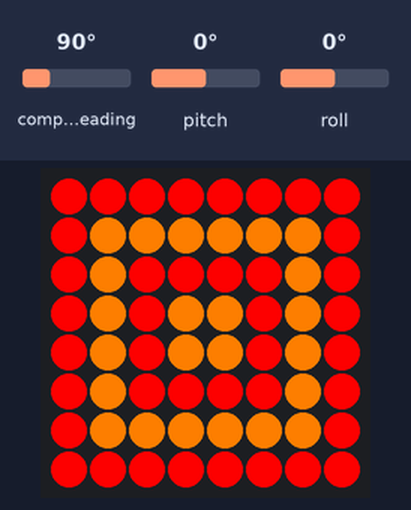
This program was run on a simulated Raspberry Pi (BCM pin numbers) with a Sense HAT. Parts: the Sense HAT's 8×8 RGB LED matrix. Inputs (shaded band) come from the test bench; at power-on: pitch 0°, roll 0°, compass heading 90°. The Sense HAT reports a negative pitch or roll as 360° plus the angle; sound played through the audio output is not drawn and takes no time; threads take turns every 2 ms; what the program prints to the terminal is not drawn.

Above: at 1.2 s.
1.3 s: pitch set to -86°
3.6 s: roll set to -45°
Timing chart, 0 to 6.6 s (numbered marks = the images above; inputs shaded):
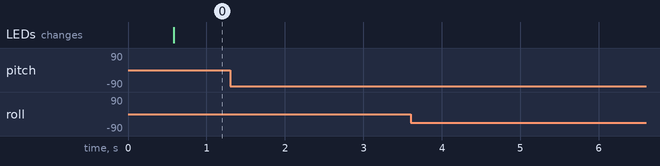

Measured:
- after the input at 1.3 s, every drawn part: stays the same
- after the input at 3.6 s, every drawn part: stays the same

The program:

unbalanced.py
```python
import time
from threading import Lock, Thread
from sense_hat import SenseHat
import os

r = (255, 0, 0)
o = (255, 127, 0)

class BalanceChecker:
    def __init__(self):
        self.sense = SenseHat()

        # Reset the LED array.
        self.sense.clear()

        # Use all sensors to get a more accurate reading - note this means we need a
        # quick and constant poll time so that the estimation algorithm works well.
        self.sense.set_imu_config(
            compass_enabled=True, gyro_enabled=True, accel_enabled=True
        )

        # When we use threads, we have to be very careful about multiple threads
        # accessing a variable at the same time. This special object only lets at
        # most one thread hold a 'lock' on it at a time. We use this to block
        # access to threads so only one at a time can update or read pitch and roll.
        self.lockObject = Lock()

        # Make an initial update to the positions.
        update = self._get_sensor_update()
        self.pitch = update["pitch"]
        self.roll = update["roll"]

    def _get_sensor_update(self):
        return self.sense.get_orientation()

    def poll_gyroscope_data(self):
        while True:
            update = self._get_sensor_update()

            # It will wait to enter this block of code until the other thread is not
            # looking at the pitch and roll.
            with self.lockObject:
                self.pitch = update["pitch"]
                self.roll = update["roll"]

            # The ideal value could be shorter or slightly longer than this.
            time.sleep(0.05)

    def check_balance(self):
        while True:
            # Let the gyroscope reading stabilise.
            # Adjust to however often a check needs to take place.
            time.sleep(0.5)

            # It will wait to enter this block of code until the other thread is not
            # looking at the pitch and roll.
            with self.lockObject:
                pitch = self.pitch
                roll = self.roll

            is_unbalanced = False
            if 12 < pitch < 170:
                print("left:    ", str(pitch))
                is_unbalanced = True
            elif 348 > pitch > 170:
                print("right:   ", str(pitch))
                is_unbalanced = True

            #    270 is vertical
            #    Therefore ignore 7 degrees forwards and backwards
            if 280 < roll:
                print("backwards:   ", str(roll))
                is_unbalanced = True
            elif 256 > roll:
                print("forwards:    ", str(roll))
                is_unbalanced = True

            if is_unbalanced:
                self.warn_user(pitch, roll)
            else:
                self.sense.clear()
                print("Balance looks good.")

    def warn_user(self, pitch, roll):
        print("Oh no! You are falling over.")
        warning = [
        r,r,r,r,r,r,r,r,
        r,o,o,o,o,o,o,r,
        r,o,r,r,r,r,o,r,
        r,o,r,o,o,r,o,r,
        r,o,r,o,o,r,o,r,
        r,o,r,r,r,r,o,r,
        r,o,o,o,o,o,o,r,
        r,r,r,r,r,r,r,r
        ]
        self.sense.set_pixels(warning)
        if 12 < pitch < 170:
            os.system("mpg123 right.mp3")
        elif 348 > pitch > 170:
            os.system("mpg123 left.mp3")

        if 280 < roll:
            os.system("mpg123 forwards.mp3")
        elif 256 > roll:
            os.system("mpg123 backwards.mp3")


    def run(self):
        poll_thread = Thread(target=self.poll_gyroscope_data)
        balance_checker_thread = Thread(target=self.check_balance)
        poll_thread.start()
        balance_checker_thread.start()

        # Wait until the balance checker thread completes (which is never,
        # so this will run forever).
        balance_checker_thread.join()


# This loop runs when you run `python unbalanced.py` in a terminal, or run from an IDE.
if __name__ == "__main__":
    SenseHat().clear
    print("[console] Welcome to Benficium Moderna, A product by inteligent health.")
    os.system("mpg123 intro.mp3")
    BalanceChecker = BalanceChecker()
    BalanceChecker.run()
```
